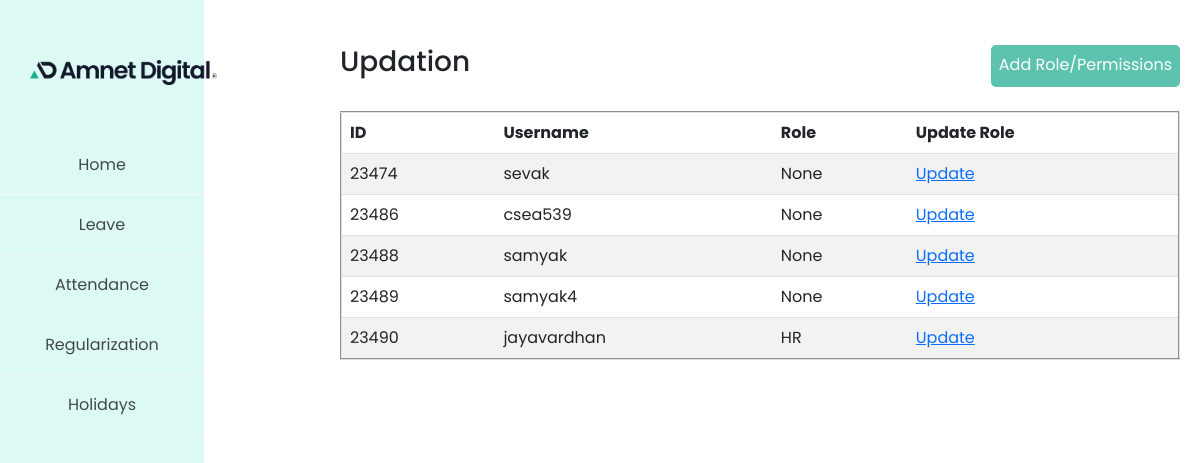
The app's page /updation/ with its own data.
### app/models.py (models this page shows, shortened)
class CustomUser(AbstractUser):
    roles = models.ForeignKey(Role, on_delete=models.CASCADE,null=True,blank=True)
    contact = models.IntegerField(default=0,null=True,blank=True)
    region = models.ForeignKey(Region, on_delete=models.CASCADE, null=True,blank=True)
    manager = models.PositiveIntegerField(null=True,blank=True,default=0)
    emergency_contact = models.IntegerField(default=0,null=True,blank=True)
    blood_group = models.CharField(max_length=50,null=True,blank=True)
    Leaves=models.IntegerField(default=21)
    emergency_email = models.EmailField(null=True,blank=True)
    date_of_birth = models.DateField(null=True,blank=True)
    address = models.CharField(max_length=400,null=True,blank=True)
    updated_on = models.DateTimeField(null=True,blank=True)
    updated_by = models.EmailField(null=True,blank=True)
    designation = models.CharField(max_length=100,null=True,blank=True)
    hr = models.PositiveIntegerField(null=True,blank=True,default=0)
    gender = models.CharField(max_length=10,null=True,blank=True)

class Role(models.Model):
    role = models.CharField(max_length=100,default=0)
    groups = models.ManyToManyField(Group,blank=True)
    permissions = models.ManyToManyField(Permission,blank=True)
    def __str__(self):
        return self.role

### app/views.py (the view)
# urls.py: path('updation/',views.updation, name='updation'),
def updation(request):
    alluser = CustomUser.objects.all()
    context = {
        'alluser':alluser,
    }
    return render(request,'recent/updation.html',context)

### app/templates/recent/updation.html (shortened to what this page needs)
{% extends 'base.html'%}
{% block extra_content %}
<link href="https://cdn.jsdelivr.net/npm/bootstrap@5.3.0-alpha1/dist/css/bootstrap.min.css" rel="stylesheet">
{% endblock %}
{% block content %}
    <div class="push">
        <div class="show">
            <h3>Updation</h3>
            <a class="link" href="{% url 'addnewstatus' %}">Add Role/Permissions</a>
        </div>
           <br>
        <div>
            <table border=2 class="table table-striped">
                <thead>
                    <th scope="col">ID</th>
                    <th scope="col">Username</th>
                    <th scope="col">Role</th>
                    <th scope="col">Update Role</th>
                </thead>
                    <tbody>
                        {% for x in alluser %}
                            <tr>
                                <td>{{x.id}}</td>
                                <td>{{x.username}}</td>
                                <td>{{x.roles}}</td>
                                <td><a href="newupdate/{{x.id}}">Update</a></td>
                            </tr>
                        {% endfor %}
                    </tbody>
            </table>
        </div>
    </div>
{% endblock %}

### app/templates/base.html (shortened to what this page needs)
{% load static %}
{% load socialaccount %}
<!DOCTYPE html>
<html lang="en">
<head>
</head>
<link href="https://cdn.jsdelivr.net/npm/bootstrap@5.3.0-alpha1/dist/css/bootstrap.min.css" rel="stylesheet"
>
{% block extra_content %}
{% endblock %}
<body>
    <div class="overall-container">
        <div class="somecontainer">
            <div class="logo">
                <img class="img" src="{% static 'amnetlogo.png' %}" alt="logo">
            </div>
            <div class="box">
                <div class="home"><a class="homelink" href="{% url 'login' %}">Home</a></div>
                <div class="rem-rows" id="leave"><a class="olink" id="leaveid" href="{% url 'lpractise' %}">Leave</a></div>
                <div class="rem-rows" id="attendance"><a class="olink" id="atid" href="{% url 'attendance' %}">Attendance</a></div>
                <div class="rem-rows" id="regularization"><a class="olink" id="regin" href="{% url 'regularization' %}">Regularization</a></div>
                <div class="rem-rows" id="holidays"><a class="olink" id="hol" href="{% url 'empholidayview' %}">Holidays</a></div>
            </div>
        </div>
    </div>
    {% block content %}
    {% endblock %}
</body>
</html>

### records on screen
CustomUser: id "23474", username "sevak", roles "None"
CustomUser: id "23486", username "csea539", roles "None"
CustomUser: id "23488", username "samyak", roles "None"
CustomUser: id "23489", username "samyak4", roles "None"
CustomUser: id "23490", username "jayavardhan", roles "HR"
